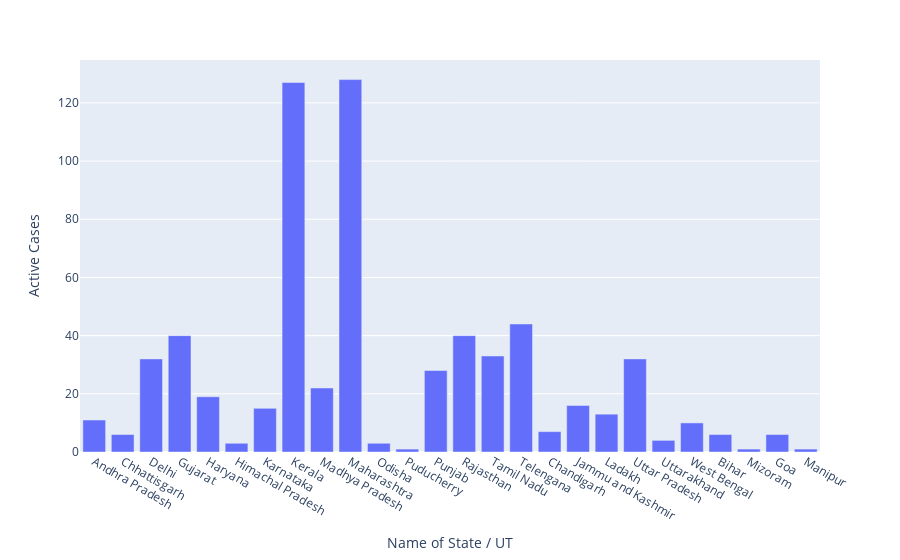

Notebook cell for this chart:
### Code cell
px.bar(df, x='Name of State / UT', y='Active Cases')

### Figure 1 — Plotly figure (JSON) as saved in the notebook; plotly's stock layout.template omitted (floating-point values rounded to 4 significant figures)
{"data": [{"alignmentgroup": "True", "hovertemplate": "Name of State / UT=%{x}<br>Active Cases=%{y}<extra></extra>", "legendgroup": "", "marker": {"color": "#636efa"}, "name": "", "offsetgroup": "", "orientation": "v", "showlegend": false, "textposition": "auto", "type": "bar", "x": ["Andhra Pradesh", "Chhattisgarh", "Delhi", "Gujarat", "Haryana", "Himachal Pradesh", "Karnataka", "Kerala", "Madhya Pradesh", "Maharashtra", "Odisha", "Puducherry", "Punjab", "Rajasthan", "Tamil Nadu", "Telengana", "Chandigarh", "Jammu and Kashmir", "Ladakh", "Uttar Pradesh", "Uttarakhand", "West Bengal", "Bihar", "Mizoram", "Goa", "Manipur"], "xaxis": "x", "y": [11, 6, 32, 40, 19, 3, 15, 127, 22, 128, 3, 1, 28, 40, 33, 44, 7, 16, 13, 32, 4, 10, 6, 1, 6, 1], "yaxis": "y"}], "layout": {"barmode": "relative", "legend": {"tracegroupgap": 0}, "margin": {"t": 60}, "xaxis": {"anchor": "y", "domain": [0, 1], "title": {"text": "Name of State / UT"}}, "yaxis": {"anchor": "x", "domain": [0, 1], "title": {"text": "Active Cases"}}}}
